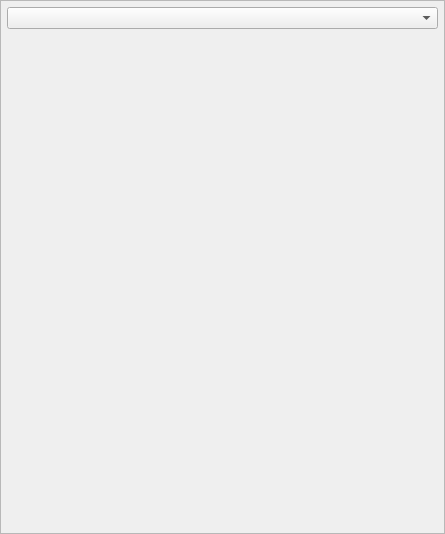
<?xml version="1.0" encoding="UTF-8"?>
<ui version="4.0">
 <class>TabMapSpecific</class>
 <widget class="QWidget" name="TabMapSpecific">
  <property name="geometry">
   <rect>
    <x>0</x>
    <y>0</y>
    <width>445</width>
    <height>534</height>
   </rect>
  </property>
  <property name="windowTitle">
   <string>Form</string>
  </property>
  <layout class="QGridLayout" name="gridLayout">
   <property name="leftMargin">
    <number>0</number>
   </property>
   <property name="topMargin">
    <number>0</number>
   </property>
   <property name="rightMargin">
    <number>0</number>
   </property>
   <property name="bottomMargin">
    <number>0</number>
   </property>
   <property name="spacing">
    <number>0</number>
   </property>
   <item row="0" column="0">
    <widget class="QScrollArea" name="scrollArea_2">
     <property name="horizontalScrollBarPolicy">
      <enum>Qt::ScrollBarAlwaysOff</enum>
     </property>
     <property name="widgetResizable">
      <bool>true</bool>
     </property>
     <widget class="QWidget" name="scrollAreaWidgetContents_2">
      <property name="geometry">
       <rect>
        <x>0</x>
        <y>0</y>
        <width>443</width>
        <height>532</height>
       </rect>
      </property>
      <layout class="QVBoxLayout" name="verticalLayout">
       <property name="spacing">
        <number>6</number>
       </property>
       <property name="leftMargin">
        <number>6</number>
       </property>
       <property name="topMargin">
        <number>6</number>
       </property>
       <property name="rightMargin">
        <number>6</number>
       </property>
       <property name="bottomMargin">
        <number>6</number>
       </property>
       <item>
        <widget class="QComboBox" name="selectedMap"/>
       </item>
       <item>
        <widget class="QFrame" name="frame">
         <property name="frameShape">
          <enum>QFrame::NoFrame</enum>
         </property>
         <property name="frameShadow">
          <enum>QFrame::Raised</enum>
         </property>
         <layout class="QGridLayout" name="gridLayout_4">
          <property name="leftMargin">
           <number>0</number>
          </property>
          <property name="topMargin">
           <number>0</number>
          </property>
          <property name="rightMargin">
           <number>0</number>
          </property>
          <property name="bottomMargin">
           <number>0</number>
          </property>
          <property name="spacing">
           <number>0</number>
          </property>
          <item row="0" column="0">
           <layout class="QGridLayout" name="mapSpecificOptionsPosition">
            <property name="spacing">
             <number>0</number>
            </property>
           </layout>
          </item>
         </layout>
        </widget>
       </item>
       <item>
        <spacer name="verticalSpacer">
         <property name="orientation">
          <enum>Qt::Vertical</enum>
         </property>
         <property name="sizeHint" stdset="0">
          <size>
           <width>20</width>
           <height>40</height>
          </size>
         </property>
        </spacer>
       </item>
      </layout>
     </widget>
    </widget>
   </item>
  </layout>
 </widget>
 <resources/>
 <connections/>
</ui>
